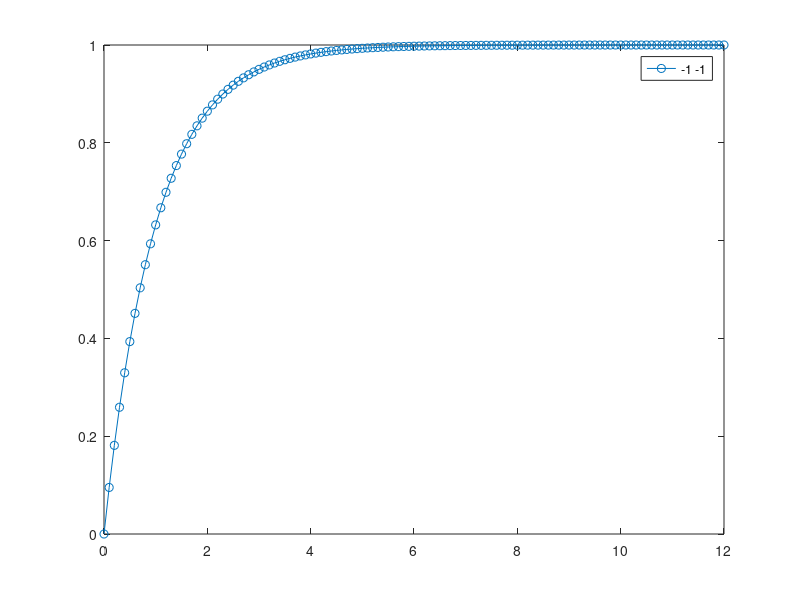

This figure's MATLAB source:
clf;clc;clear all

%WIth a state space representation, find K, and Acl, then plot the step
%response and eigenvalues of the given Ks. 

A = [0 9;-9 0];
B = [1;0];
C = [0 1];

%Part D
K1 = [2 80/9];
K2 = [6 76/9];
K3 = [11 71/9];

A1 = A-B*K1;
A2 = A-B*K2;
A3 = A-B*K3;
figure(1)
x = 0:.1:12;
    hold on
    step(ss(A1,B*(-1/9),C,0));
    step(ss(A2,B*(-5/9),C,0));
    step(ss(A3,B*(-10/9),C,0));
    plot(x,1-exp(-x),'-o');
    legend('-1 -1','-1 -5','-1 -10','Exp function');